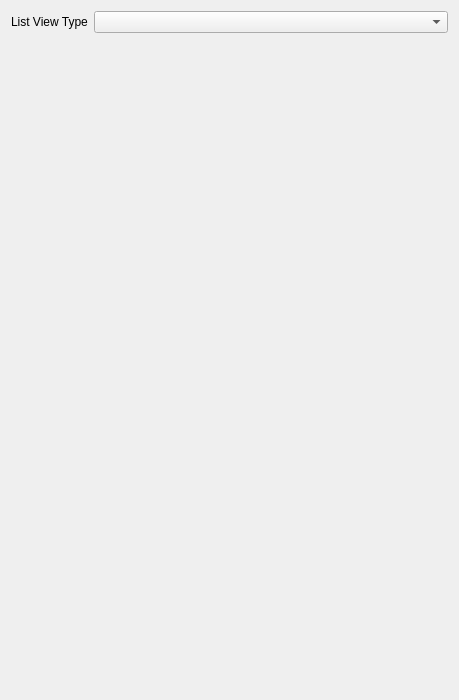
<?xml version="1.0" encoding="UTF-8"?>
<ui version="4.0">
 <class>AppletUserConnectionsUi</class>
 <widget class="QWidget" name="AppletUserConnectionsUi">
  <property name="geometry">
   <rect>
    <x>0</x>
    <y>0</y>
    <width>459</width>
    <height>700</height>
   </rect>
  </property>
  <property name="sizePolicy">
   <sizepolicy hsizetype="Expanding" vsizetype="Expanding">
    <horstretch>0</horstretch>
    <verstretch>0</verstretch>
   </sizepolicy>
  </property>
  <property name="windowTitle">
   <string>User Connections</string>
  </property>
  <layout class="QVBoxLayout" name="verticalLayout">
   <item>
    <layout class="QHBoxLayout" name="horizontalLayout">
     <item>
      <widget class="QLabel" name="label">
       <property name="sizePolicy">
        <sizepolicy hsizetype="Minimum" vsizetype="Preferred">
         <horstretch>0</horstretch>
         <verstretch>0</verstretch>
        </sizepolicy>
       </property>
       <property name="text">
        <string>List View Type</string>
       </property>
      </widget>
     </item>
     <item>
      <widget class="QComboBox" name="m_UserViewTypeComboBox">
       <property name="sizePolicy">
        <sizepolicy hsizetype="Expanding" vsizetype="Fixed">
         <horstretch>0</horstretch>
         <verstretch>0</verstretch>
        </sizepolicy>
       </property>
      </widget>
     </item>
    </layout>
   </item>
   <item>
    <widget class="GuiUserListWidget" name="m_UserListWidget" native="true">
     <property name="sizePolicy">
      <sizepolicy hsizetype="Expanding" vsizetype="Expanding">
       <horstretch>0</horstretch>
       <verstretch>0</verstretch>
      </sizepolicy>
     </property>
    </widget>
   </item>
  </layout>
 </widget>
 <customwidgets>
  <customwidget>
   <class>GuiUserListWidget</class>
   <extends>QWidget</extends>
   <header>GuiUserListWidget.h</header>
   <container>1</container>
  </customwidget>
 </customwidgets>
 <resources/>
 <connections/>
</ui>
